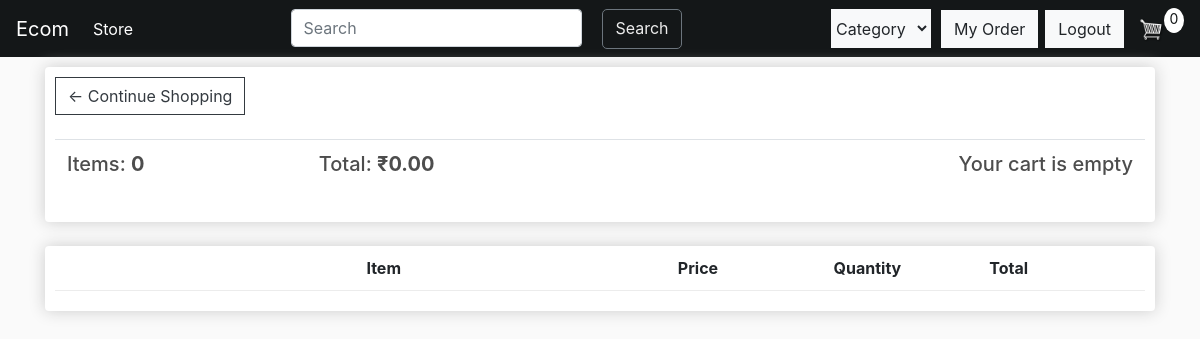
The page /cart (signed in) on the database as committed earlier.
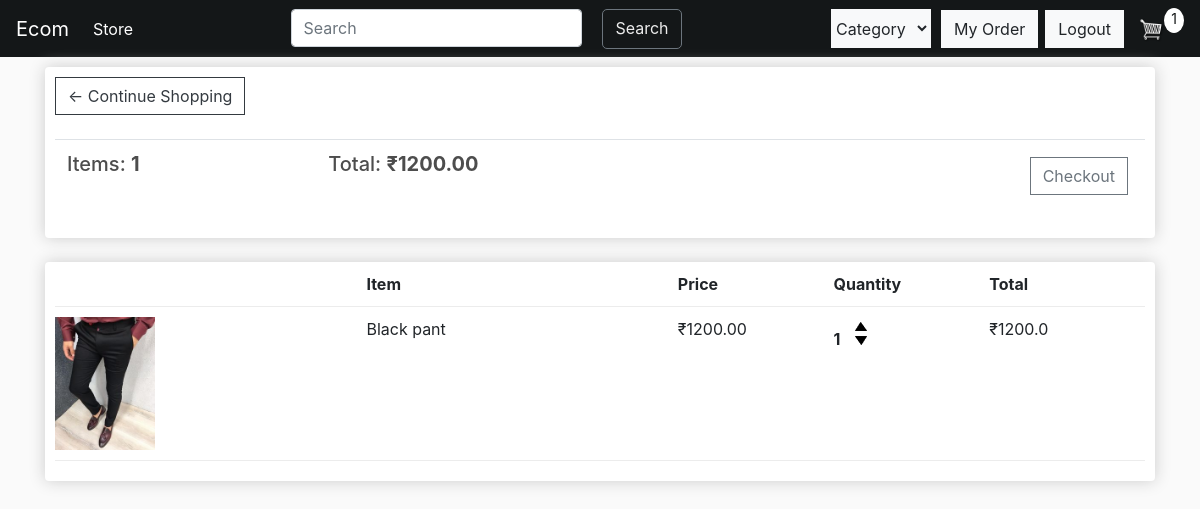
The same page on the database as committed later.
### store/models.py (models this page shows, shortened)
class Order(models.Model):
    customer = models.ForeignKey(Customer, on_delete=models.SET_NULL,blank=True,null=True)
    date_ordered = models.DateTimeField(auto_now_add=True)
    complete = models.BooleanField(default=False,null=True,blank=False)
    transaction_id = models.CharField(max_length=200, null=True)
    @property
    def get_cart_total(self):
        orderitem = self.orderitem_set.all()
        total =  sum([item.get_total for item in orderitem])
        return total
    @property
    def get_cart_items(self):
        orderitem = self.orderitem_set.all()
        total = sum([item.quantity for item in orderitem])
        return total

class OrderItem(models.Model):
    product = models.ForeignKey(Product, on_delete=models.SET_NULL, null =True)
    order = models.ForeignKey(Order, on_delete = models.SET_NULL, null = True)
    quantity = models.IntegerField(default = 0, null = True, blank = True)
    date_added = models.DateTimeField(auto_now_add = True)
    @property
    def get_total(self):
        total = self.product.price * self.quantity
        return total

class Product(models.Model):
    name = models.CharField(max_length=200,null=True)
    price = models.FloatField()
    description = models.CharField(max_length=500,blank=True,default="")
    CATEGORY = (('shirt','SHIRT'), ('t-shirt','T-SHIRT'),('trouser','TROUSER'))
    categories = models.CharField(max_length=7,choices=CATEGORY,default='shirt')
    image = models.ImageField(null=True,blank = True)
    stock = models.IntegerField(default = 0)
    amazon = models.CharField(max_length=500,blank=False,default="#")
    @property
    def imageURL(self):
        try:
            url = self.image.url
        except:
            url = ''
        return url
    class Meta:
        ordering = ['-stock']

### store/views.py (the view, shortened to what this page needs)
# urls.py: path('cart',views.cart,name='cart'),
def cart(request):
    if request.user.is_authenticated:
        customer = request.user.customer
        order, created = Order.objects.get_or_create(customer=customer, complete = False)
        items = order.orderitem_set.all()
        cartItems = order.get_cart_items
    context = {"items":items, "order":order, "cartItems": cartItems}
    return render(request,'store/cart.html',context)

### store/templates/store/cart.html
{% extends 'store/main.html'%}
{% load static%}
{%block content%}
<div class="row">
    <div class="col-lg-12">
        <div class="box-element">
          <a class="btn btn-outline-dark" href="{%url 'store'%}">&#8592; Continue Shopping</a>
          <br>
          <br>
          <table class="table">
              <th><h5>Items: <strong>{{order.get_cart_items}}</strong></h6></th>
              <th><h5>Total: <strong>₹{{order.get_cart_total|floatformat:2}}</strong></h6></th>
              <th>
                  {% if user.is_authenticated %}
                    {% if cartItems > 0 %}
                        <a class="btn btn-outline-secondary checkout" href="{%url 'checkout' %}">
                            Checkout
                        </a>
                    {%else%}
                    <h5 style="float:right;">
                        Your cart is empty
                    </h5>
                    {% endif %}
                  {% else %}
                    <a class="btn btn-outline-secondary checkout" href="{%url 'login'%}">
                        Login first
                    </a>
                  {% endif %}
              </th>
          </table>
        </div>
        <br>
        <div class="box-element">
            <div class="cart-row">
                <div style="flex:2"></div>
                <div style="flex:2"><strong>Item</strong></div>
                <div style="flex:1"><strong>Price</strong></div>
                <div style="flex:1"><strong>Quantity</strong></div>
                <div style="flex:1"><strong>Total</strong></div>
            </div>
            {% for item in items %}
            <div class="cart-row">
                <div style="flex:2"><a href="#"><img src="{{item.product.imageURL}}" class="row-image"></a></div>
                <div style="flex:2">{{item.product.name}}</div>
                <div style="flex:1">₹{{item.product.price|floatformat:2}}</div>
                <div style="flex:1">
                    <p class="quantity">{{item.quantity}}</p>
                    <div class="quantity">
                        {% if item.product.stock > 0 %}
                        <img  data-product={{item.product.id}} data-action="add" src="{%static 'image/arrow-up.png'%}" class="chg-quantity update-cart">
                        {% endif %}
                        <img data-product={{item.product.id}} data-action="remove"src="{%static 'image/arrow-down.png'%}" class="chg-quantity update-cart">
                    </div>
                </div>
                <div style="flex:1">₹{{item.get_total}}</div>
            </div>
            {% endfor %}
        </div>
    </div>
</div>
{%endblock%}

Rows that differ between the two databases and show on the page:
computed for Order: get_cart_items "0" → "1"; get_cart_total "0.00" → "1200.00"
added OrderItem: product.imageURL (picture), product.name "Black pant", product.price "1200.00", quantity "1", get_total "1200.0"
Other text that changed with them:
{{ cartItems }}: "0" → "1"
text no longer shown: "Your cart is empty"
text now shown: "Checkout"
